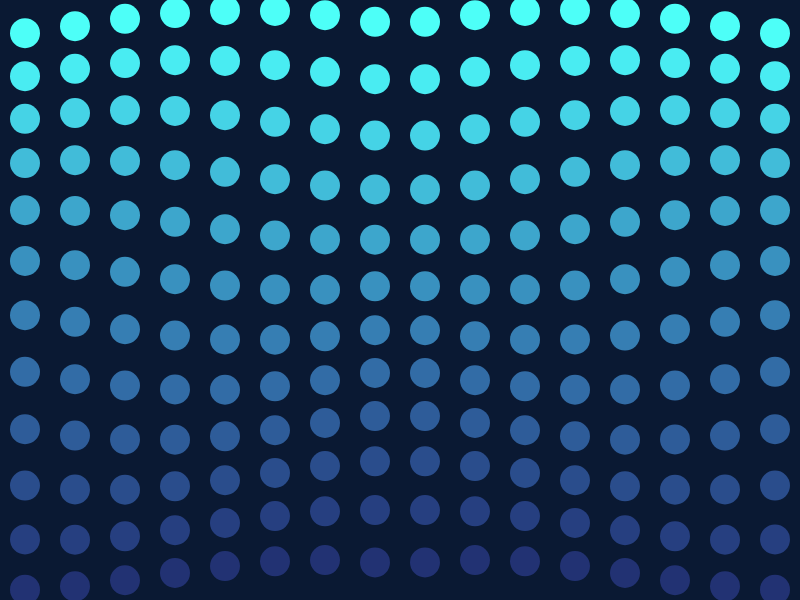
Frame 1 (no input)
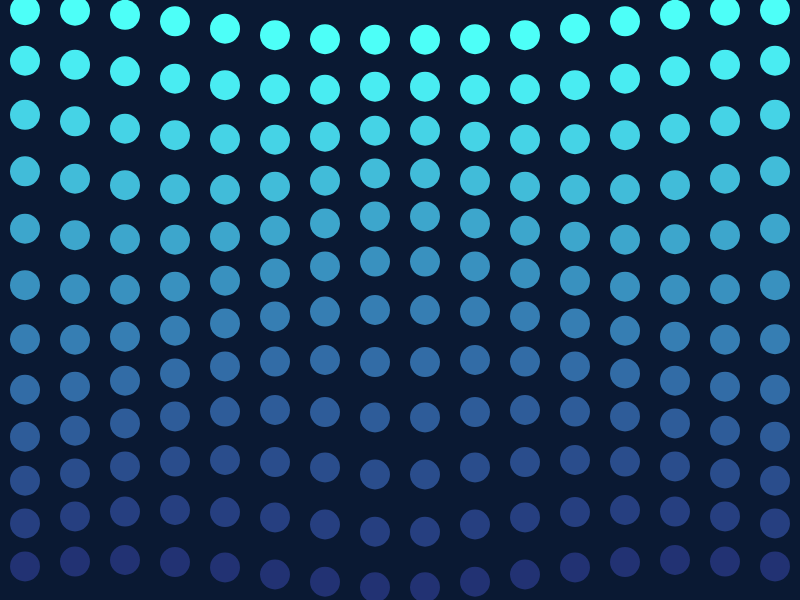
Frame 60 (no input)
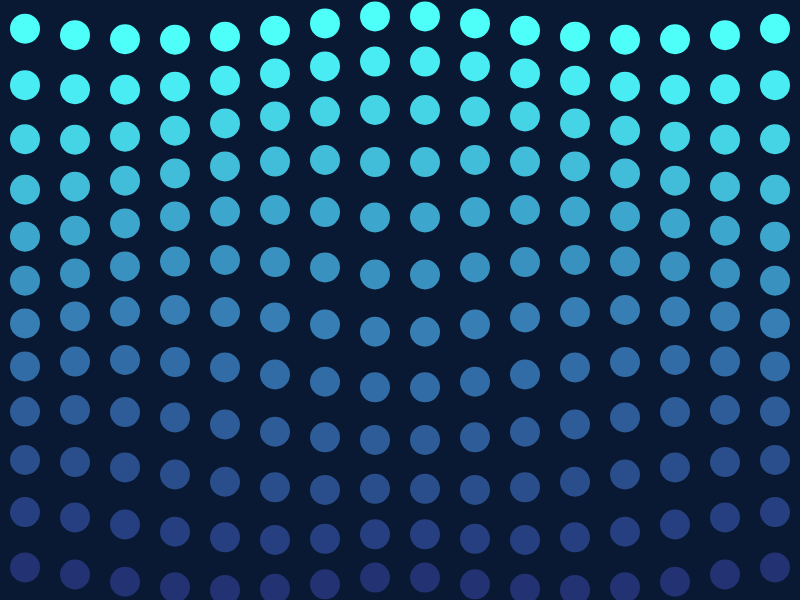
Frame 120 (the mouse pressed at the canvas centre since frame 60)

The p5.js sketch that drew these frames (run headless with seeded random() and noise() and a simulated clock; from frame 60 on, the mouse is pressed at the canvas centre):

// p5.js sketch
// ── sketch.js
let numCols = 16;
let numRows = 12;

function setup() {
    createCanvas(800, 600)

    colorMode(HSB, TWO_PI, 1, 1, 1)
}

function draw() {
    background(3.8, 0.8, 0.2); // dark blue

    noStroke()

    //for each column
    for(let i = 0; i < numCols; i++){
        //for each row
        for(let j = 0; j < numRows; j++){
            let wave = sin(millis()*0.002 + j*0.5 - abs(i - 7.5)*0.5) // starts in the middle (7.5) so both sides match

            fill(3.1 + j*0.08, 0.7, 1 - j*0.05) // each row is bluer and darker, like deeper water

            push()
            translate(i*50 + 25, j*50 + 25 + wave*15) // wave moves each circle up and down
            circle(0, 0, 30)
            pop()
        }
    }
}
// ── documentation.html
<!DOCTYPE html>
<html lang="en">
<head>
    <meta charset="UTF-8">
    <title>Ocean Waves</title>
    <style>
        body { margin: 0; font-family: Arial, sans-serif; background: #f5f7fa; color: #1d2433; line-height: 1.6; }
        main { max-width: 820px; margin: 0 auto; padding: 24px; }
        h2 { margin-top: 40px; }
        iframe { width: 800px; max-width: 100%; aspect-ratio: 4 / 3; border: none; }
        code { background: #e6ebf2; padding: 1px 5px; border-radius: 4px; }
        li { margin-bottom: 16px; }
        img { max-width: 100%; margin-top: 8px; }
    </style>
</head>
<body>
<main>

    <h1>Ocean Waves</h1>
    <iframe src="sketch.html" title="Ocean Waves sketch"></iframe>
    <p>A grid of circles that moves like ocean waves. The rows get darker toward the bottom, like deeper water. The wave starts in the middle and moves out to both sides.</p>

    <h2>Problems and Solutions</h2>
    <ol>
        <li><strong>I couldn't get the wave to move properly.</strong><br>
            I couldn't picture what the wave should look like, so I tried a few versions. Along the way I ran into two smaller problems:
            <ol type="a">
                <li><strong>All the circles moved together like one block.</strong><br>
                    Solution: I added <code>j*0.5</code> inside <code>sin()</code> so each row moves a little later.<br>
                    <img src="circles-before.png" width="400" alt="Before: all circles moving together">
                </li>
                <li><strong>The left and right sides didn't match.</strong><br>
                    Solution: I used <code>abs(i - 7.5)</code> so the wave starts from the middle.<br>
                    <img src="circles-after.png" width="400" alt="After: wave starting from the middle">
                </li>
            </ol>
        </li>
    </ol>

    <h2>Most Interesting Problem: Getting the Wave to Move Properly</h2>
    <p>My hardest problem was getting the wave to move the way I wanted. I knew I wanted ocean waves, but I couldn't picture how the circles should move. Should they all bounce together, move left to right, or start from the middle? I couldn't tell until I saw it.</p>
    <p>So I tried different versions and fixed one thing at a time. First all the circles moved together, which didn't look like a wave. Adding <code>j*0.5</code> made the rows move one after another. Then the two sides didn't match, so I used <code>abs(i - 7.5)</code> to start the wave from the middle. That looked the best, so I kept it. I learned that trying things out is easier than guessing in my head.</p>

</main>
</body>
</html>
